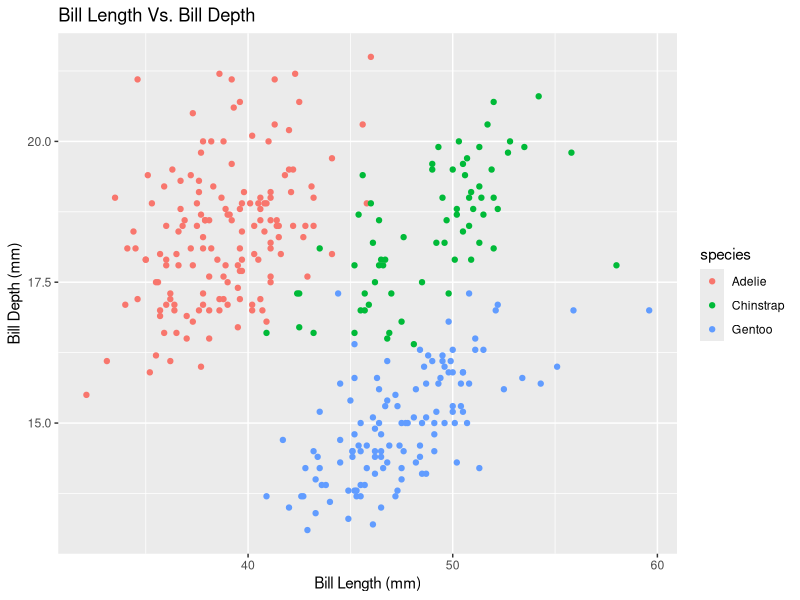
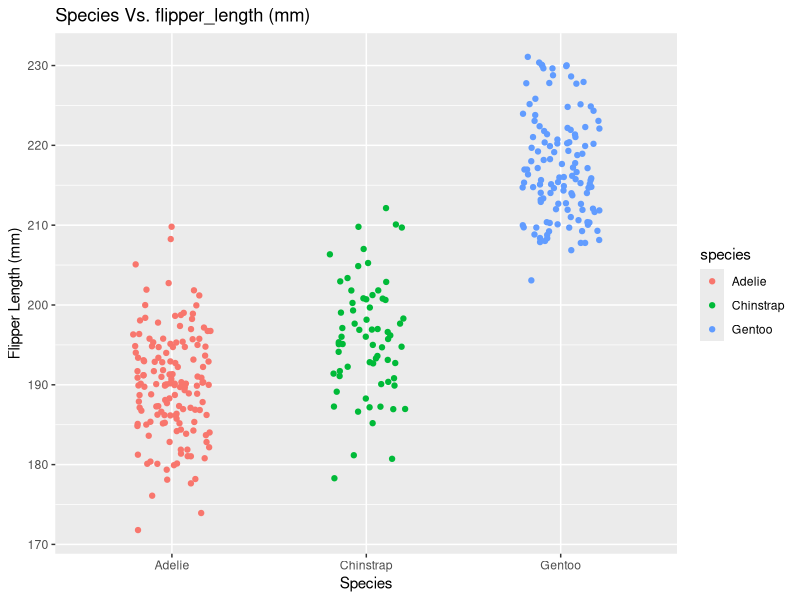

The R script that drew these images, in order:
## ---- chunk 1
library(palmerpenguins)
library(tidyverse)
## ---- chunk 2
my_expression<-expression(x^2)
x<-3
my_deriv<-D(my_expression,"x")
evaluate<-eval(my_deriv)
evaluate               
## ---- chunk 3
my_expression2<-expression(2*(3*a+2)^4-5)
a<-1.2
my_deriv2<-D(my_expression2,"a")
evaluate2<-eval(my_deriv2)
evaluate2 
## ---- chunk 4
#Getting data from palmerpenguins
data(package='palmerpenguins')

ggplot(penguins, aes(x=bill_length_mm,y=bill_depth_mm, color=species)) +  geom_point() +
  labs(title = "Bill Length Vs. Bill Depth",
       x = "Bill Length (mm)",
       y = "Bill Depth (mm)") 
## ---- chunk 5
head(penguins)
ggplot(penguins, aes(x=species, y=flipper_length_mm,color=species)) + geom_jitter(width = 0.2) +
  labs(title = "Species Vs. flipper_length (mm)",
       x = "Species",
       y = "Flipper Length (mm)") 
